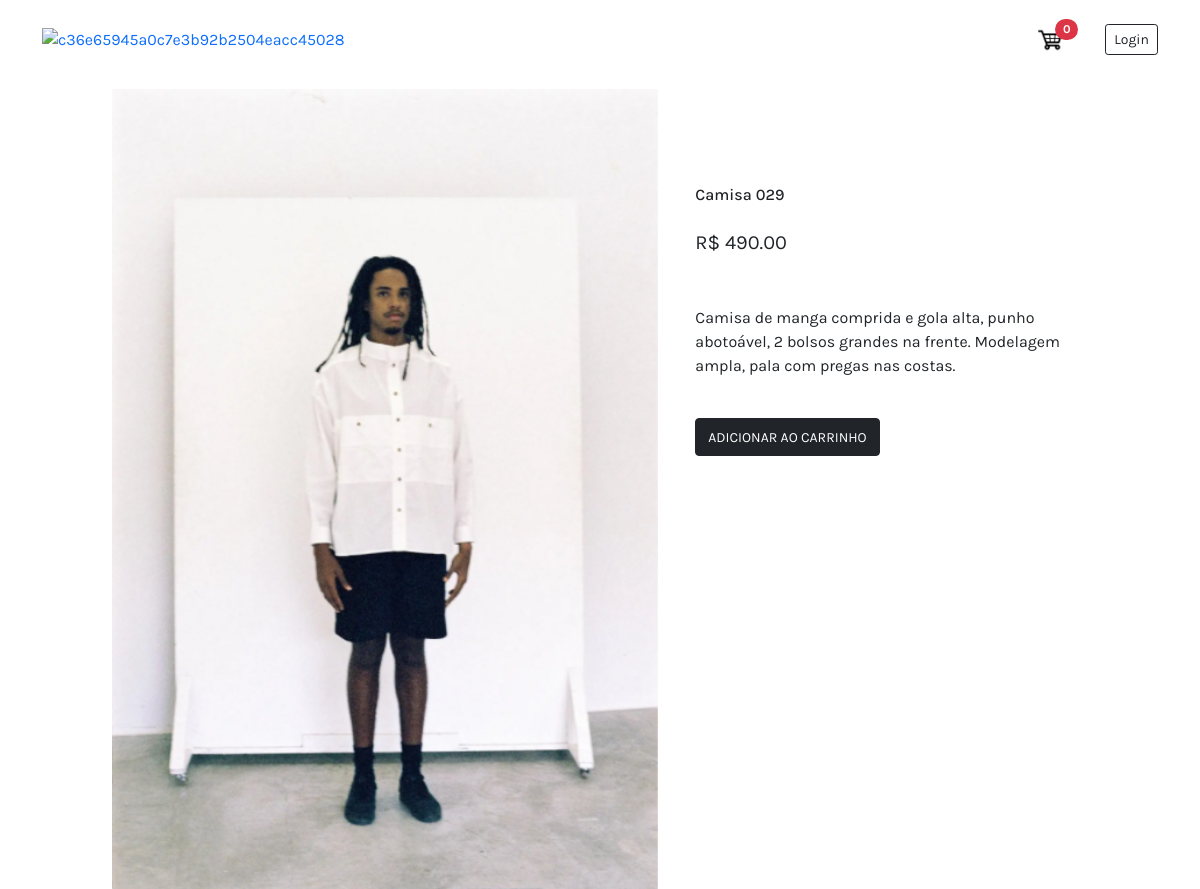
The app's page /product/2 with its own data.
### store/models.py (models this page shows, shortened)
class Product(models.Model):
    product_code = models.CharField(max_length=5, unique=True)
    name = models.CharField(max_length=30, null=False)
    price = models.DecimalField(max_digits=7,decimal_places=2)
    image = models.ImageField(null=True, blank=True)
    description = models.TextField(null=True, blank=True, max_length=200)

### store/views.py (the view)
# urls.py: path('product/<str:pk>', views.product, name='product'),
def product(request, pk):
    product = Product.objects.get(id=pk)
    if request.user.is_authenticated:
        customer = request.user.customer
        order, created = Order.objects.get_or_create(customer=customer, complete=False)
        item = OrderItem.objects.get_or_create(order=order, product=product)[0]
        quantity = item.quantity
        cartItems = order.get_cart_items
    else:
        cookieData = cookieCart(request)
        cartItems = cookieData['cartItems']
        order = cookieData['order']
        quantity = ''
        try:
            for i in cookieData['items']:
                if i['product'] == product:
                    quantity = i['quantity']
        except:
            pass
    context = {
        'product': product,
        'order': order,
        'cartItems': cartItems,
        'quantity': quantity,
    }
    return render(request, 'store/product.html', context)

### store/utils.py (called while the page is built, shortened)
def cookieCart(request):
    try:
        cart = json.loads(request.COOKIES['cart'])
    except:
        cart = {}
    print('Cart:', cart)
    items = []
    order = {'get_cart_total':0, 'get_cart_items':0}
    cartItems = order['get_cart_items']
    return {'cartItems':cartItems, 'order':order, 'items':items}

### store/templates/store/product.html
{% extends 'store/main.html' %}
{% load static %}
{% block content %}
<div class="container mt-4" style="max-width: 1000px;">
  <div class="row">
    <div class="col-7 pe-4">
      <img class="w-100" style="max-height: 800px;" src="{{product.image.url}}" alt="">
    </div>
    <div class="col-5 mt-5">
      <h6 class="mt-5" >{{product.name}}</h6>
      <p class="fs-5 mt-4">R$ {{product.price|floatformat:2}}</p>
      <p class="mt-5" >{{product.description}}</p>
      {% if quantity > 0 %}
      <div class="d-flex">
        <img data-product="{{product.id}}" data-action="add" style="height: 20px; cursor:pointer;"
          class="my-auto chg-quantity update-cart" src="{% static  'images/plus.png' %}">
        <p class="pt-2 mx-2 fw-bold">{{quantity}}</p>
        <img data-product="{{product.id}}" data-action="remove" style="height: 20px; cursor:pointer;"
          class="my-auto chg-quantity update-cart" src="{% static  'images/minus.png' %}">
      </div>
      <a href="{% url 'cart' %}">
        <button class="mt-4 btn btn-dark text-center">
          <small>IR PARA CARRINHO</small>
        </button>
      </a>
      {% else %}
        <button class="update-cart mt-4 btn btn-dark  text-center" data-product="{{product.id}}" data-action="add" type="submit" name="buy">
          <small>ADICIONAR AO CARRINHO</small>
        </button>
      {% endif %}
    </div>
  </div>
</div>
{% endblock content %}

### store/templates/store/main.html (style rules this page uses)
* { font-family: 'Karla', sans-serif; }

### records on screen
Product: image (picture), name "Camisa 029", price "490.00", description "Camisa de manga comprida e gola alta, punho abotoável, 2 bolsos grandes na frente. Modelagem ampla, pala com pregas nas costas."

### other values on screen
{{ cartItems }} "0"
